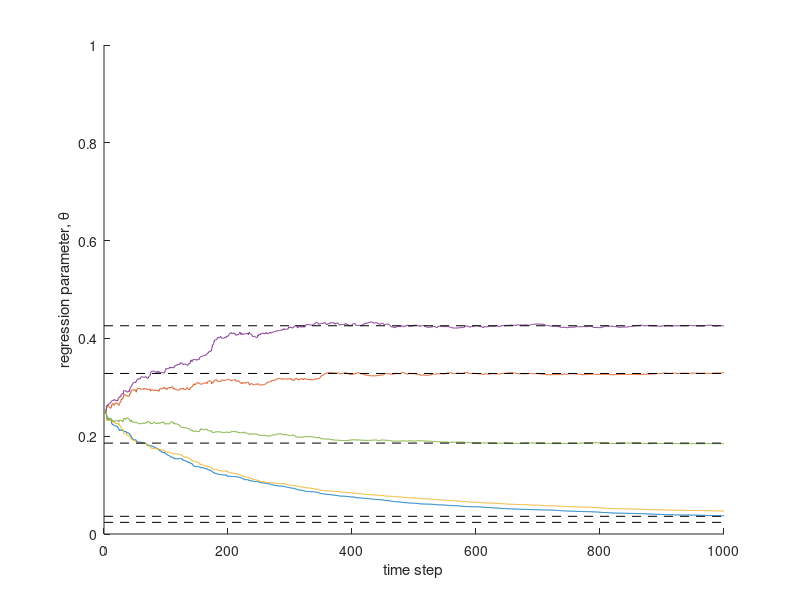
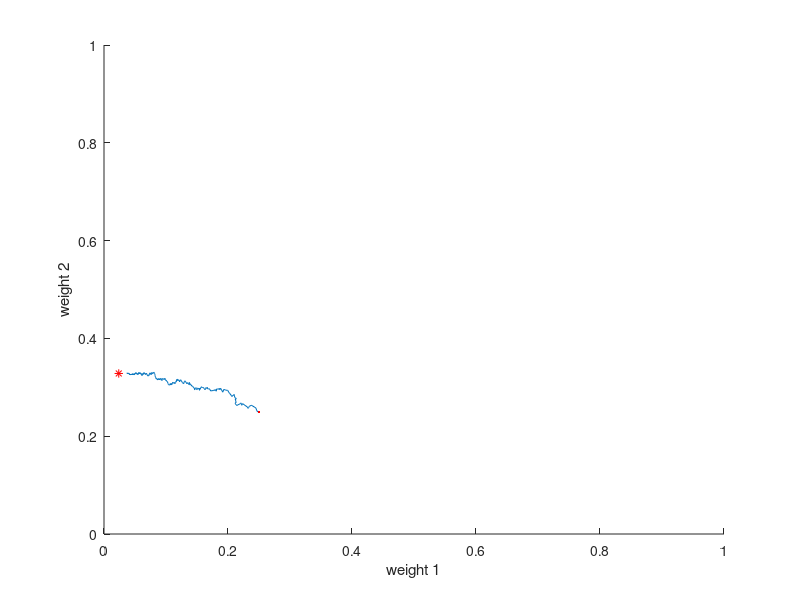

The MATLAB script that drew these images, in order:
clear


%% generative parameters ==================================================

% number of dimensions
D = 5;

% regression coefficients
beta = rand(D,1);
beta = beta / sum(beta);

%invtemp for softmax
invTemp = 5;

% generative function for sampling stimuli 
% note stimulus values are between -1 and +1
gX = @() (rand(D,1)-0.5)*2;

% noise function
nZ = @() 0 * randn(1);


%% simulate ===============================================================
% initialize learning algorithm
theta = .25* ones(D,1);

T = 1000;
alpha = 0.1;

for t = 1:T
    
    theta_store(:,t) = theta;
    
    % sample X for this trial
    X = gX();
    R = beta' * X + nZ();
    
    % compute prediction
    Rhat = theta' * X;
    
    %  compute prediction error
    delta = R - Rhat;
    
    %softmax - attention prime 
    attention_weight = exp(invTemp*theta)/sum(exp(invTemp*theta));
    
    % update
    theta = theta + alpha * delta * attention_weight .* X;

end


figure(1); clf;  hold on;
plot(theta_store')
for i = 1:D
    plot([0 T], [1 1]*beta(i), 'k--')
end
ylim([0 1])
xlabel('time step')
ylabel('regression parameter, \theta')


figure(2); clf; hold on;
plot(theta_store(1,:), theta_store(2,:))
xlim([0 1]); ylim([0 1])
plot(theta_store(1,1), theta_store(2,1), 'r.')
plot(beta(1), beta(2), 'r*')
xlabel('weight 1')
ylabel('weight 2')
